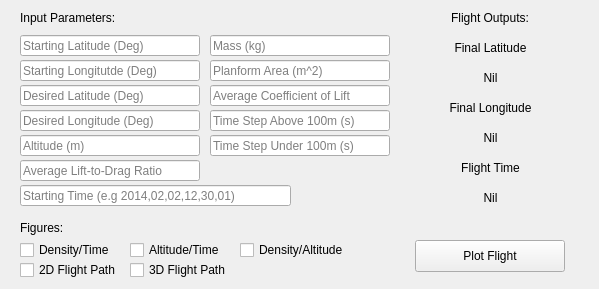
   <widget class="QWidget" name="GFS_1">
    <attribute name="title">
     <string>GFS 1</string>
    </attribute>
    <widget class="QLineEdit" name="GFS1_InputLabel_StartLat">
     <property name="geometry">
      <rect>
       <x>20</x>
       <y>35</y>
       <width>180</width>
       <height>21</height>
      </rect>
     </property>
     <property name="placeholderText">
      <string>Starting Latitude (Deg)</string>
     </property>
    </widget>
    <widget class="QLabel" name="GFS1_InputLabel">
     <property name="geometry">
      <rect>
       <x>20</x>
       <y>10</y>
       <width>120</width>
       <height>16</height>
      </rect>
     </property>
     <property name="text">
      <string>Input Parameters:</string>
     </property>
    </widget>
    <widget class="QLineEdit" name="GFS1_InputLabel_EndLon">
     <property name="geometry">
      <rect>
       <x>20</x>
       <y>110</y>
       <width>180</width>
       <height>21</height>
      </rect>
     </property>
     <property name="placeholderText">
      <string>Desired Longitude (Deg)</string>
     </property>
    </widget>
    <widget class="QLineEdit" name="GFS1_InputLabel_StartTime">
     <property name="geometry">
      <rect>
       <x>20</x>
       <y>185</y>
       <width>271</width>
       <height>21</height>
      </rect>
     </property>
     <property name="placeholderText">
      <string>Starting Time (e.g 2014,02,02,12,30,01)</string>
     </property>
    </widget>
    <widget class="QLineEdit" name="GFS1_InputLabel_EndLat">
     <property name="geometry">
      <rect>
       <x>20</x>
       <y>85</y>
       <width>180</width>
       <height>21</height>
      </rect>
     </property>
     <property name="placeholderText">
      <string>Desired Latitude (Deg)</string>
     </property>
    </widget>
    <widget class="QLineEdit" name="GFS1_InputLabel_StartLon">
     <property name="geometry">
      <rect>
       <x>20</x>
       <y>60</y>
       <width>180</width>
       <height>21</height>
      </rect>
     </property>
     <property name="placeholderText">
      <string>Starting Longitutde (Deg)</string>
     </property>
    </widget>
    <widget class="QLineEdit" name="GFS1_InputLabel_Alt">
     <property name="geometry">
      <rect>
       <x>20</x>
       <y>135</y>
       <width>180</width>
       <height>21</height>
      </rect>
     </property>
     <property name="placeholderText">
      <string>Altitude (m)</string>
     </property>
    </widget>
    <widget class="QLineEdit" name="GFS1_InputLabel_LD_Ratio">
     <property name="geometry">
      <rect>
       <x>20</x>
       <y>160</y>
       <width>180</width>
       <height>21</height>
      </rect>
     </property>
     <property name="placeholderText">
      <string>Average Lift-to-Drag Ratio</string>
     </property>
    </widget>
    <widget class="QLineEdit" name="GFS1_InputLabel_Mass">
     <property name="geometry">
      <rect>
       <x>210</x>
       <y>35</y>
       <width>180</width>
       <height>21</height>
      </rect>
     </property>
     <property name="placeholderText">
      <string>Mass (kg)</string>
     </property>
    </widget>
    <widget class="QLineEdit" name="GFS1_InputLabel_S">
     <property name="geometry">
      <rect>
       <x>210</x>
       <y>60</y>
       <width>180</width>
       <height>21</height>
      </rect>
     </property>
     <property name="placeholderText">
      <string>Planform Area (m^2)</string>
     </property>
    </widget>
    <widget class="QLineEdit" name="GFS1_InputLabel_CL">
     <property name="geometry">
      <rect>
       <x>210</x>
       <y>85</y>
       <width>180</width>
       <height>21</height>
      </rect>
     </property>
     <property name="placeholderText">
      <string>Average Coefficient of Lift</string>
     </property>
    </widget>
    <widget class="QLineEdit" name="GFS1_InputLabel_TimeStep1">
     <property name="geometry">
      <rect>
       <x>210</x>
       <y>110</y>
       <width>180</width>
       <height>21</height>
      </rect>
     </property>
     <property name="placeholderText">
      <string>Time Step Above 100m (s)</string>
     </property>
    </widget>
    <widget class="QLineEdit" name="GFS1_InputLabel_TimeStep2">
     <property name="geometry">
      <rect>
       <x>210</x>
       <y>135</y>
       <width>180</width>
       <height>21</height>
      </rect>
     </property>
     <property name="placeholderText">
      <string>Time Step Under 100m (s)</string>
     </property>
    </widget>
    <widget class="QLabel" name="GFS1_OutputLabel_Lat">
     <property name="geometry">
      <rect>
       <x>430</x>
       <y>40</y>
       <width>121</width>
       <height>16</height>
      </rect>
     </property>
     <property name="text">
      <string>Final Latitude</string>
     </property>
     <property name="alignment">
      <set>Qt::AlignCenter</set>
     </property>
    </widget>
    <widget class="QLabel" name="GFS1_OutputLabel_Lon">
     <property name="geometry">
      <rect>
       <x>430</x>
       <y>100</y>
       <width>121</width>
       <height>16</height>
      </rect>
     </property>
     <property name="text">
      <string>Final Longitude</string>
     </property>
     <property name="alignment">
      <set>Qt::AlignCenter</set>
     </property>
    </widget>
    <widget class="QLabel" name="GFS1_OutputLabel">
     <property name="geometry">
      <rect>
       <x>390</x>
       <y>10</y>
       <width>200</width>
       <height>16</height>
      </rect>
     </property>
     <property name="text">
      <string>Flight Outputs:</string>
     </property>
     <property name="alignment">
      <set>Qt::AlignCenter</set>
     </property>
    </widget>
    <widget class="QLabel" name="GFS1_OutputLabel_FlightTime">
     <property name="geometry">
      <rect>
       <x>430</x>
       <y>160</y>
       <width>121</width>
       <height>16</height>
      </rect>
     </property>
     <property name="text">
      <string>Flight Time</string>
     </property>
     <property name="alignment">
      <set>Qt::AlignCenter</set>
     </property>
    </widget>
    <widget class="QLabel" name="GFS1_OutputLabel_ShowFlightTime">
     <property name="geometry">
      <rect>
       <x>430</x>
       <y>190</y>
       <width>121</width>
       <height>16</height>
      </rect>
     </property>
     <property name="text">
      <string>Nil</string>
     </property>
     <property name="alignment">
      <set>Qt::AlignCenter</set>
     </property>
    </widget>
    <widget class="QLabel" name="GFS1_OutputLabel_ShowLon">
     <property name="geometry">
      <rect>
       <x>430</x>
       <y>130</y>
       <width>121</width>
       <height>16</height>
      </rect>
     </property>
     <property name="text">
      <string>Nil</string>
     </property>
     <property name="alignment">
      <set>Qt::AlignCenter</set>
     </property>
    </widget>
    <widget class="QLabel" name="GFS1_OutputLabel_ShowLat">
     <property name="geometry">
      <rect>
       <x>430</x>
       <y>70</y>
       <width>121</width>
       <height>16</height>
      </rect>
     </property>
     <property name="text">
      <string>Nil</string>
     </property>
     <property name="alignment">
      <set>Qt::AlignCenter</set>
     </property>
    </widget>
    <widget class="QPushButton" name="Button_GFS1_PlotFlight">
     <property name="geometry">
      <rect>
       <x>415</x>
       <y>240</y>
       <width>150</width>
       <height>32</height>
      </rect>
     </property>
     <property name="text">
      <string>Plot Flight</string>
     </property>
    </widget>
    <widget class="QLabel" name="GFS1_FigLabel">
     <property name="geometry">
      <rect>
       <x>20</x>
       <y>220</y>
       <width>120</width>
       <height>16</height>
      </rect>
     </property>
     <property name="text">
      <string>Figures:</string>
     </property>
    </widget>
    <widget class="QCheckBox" name="GFS1_Fig_DVT">
     <property name="geometry">
      <rect>
       <x>20</x>
       <y>240</y>
       <width>110</width>
       <height>20</height>
      </rect>
     </property>
     <property name="text">
      <string>Density/Time</string>
     </property>
    </widget>
    <widget class="QCheckBox" name="GFS1_Fig_AVT">
     <property name="geometry">
      <rect>
       <x>130</x>
       <y>240</y>
       <width>110</width>
       <height>20</height>
      </rect>
     </property>
     <property name="text">
      <string>Altitude/Time</string>
     </property>
    </widget>
    <widget class="QCheckBox" name="GFS1_Fig_DVA">
     <property name="geometry">
      <rect>
       <x>240</x>
       <y>240</y>
       <width>125</width>
       <height>20</height>
      </rect>
     </property>
     <property name="text">
      <string>Density/Altitude</string>
     </property>
    </widget>
    <widget class="QCheckBox" name="GFS1_Fig_2D">
     <property name="geometry">
      <rect>
       <x>20</x>
       <y>260</y>
       <width>125</width>
       <height>20</height>
      </rect>
     </property>
     <property name="text">
      <string>2D Flight Path</string>
     </property>
    </widget>
    <widget class="QCheckBox" name="GFS1_Fig_3D">
     <property name="geometry">
      <rect>
       <x>130</x>
       <y>260</y>
       <width>125</width>
       <height>20</height>
      </rect>
     </property>
     <property name="text">
      <string>3D Flight Path</string>
     </property>
    </widget>
   </widget>
